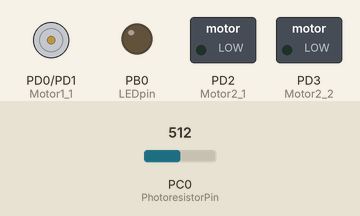
Recording of a program running on a simulated ATmega8, built with avr-gcc and emulated at 14.7456 MHz. On the bench: motor-driver pin pairs drawn as motors (green arrow = first pin HIGH = forward, orange = second pin HIGH = backward, longer = more drive, scaled by the enable pin), switched loads named in the program (green lamp = pin HIGH), output pins drawn as LEDs (lit = HIGH). Inputs (shaded band) come from the test bench; at power-on: PC0 (PhotoresistorPin) = 512.

Above: at 1.2 s.
1.3 s: PC0 (PhotoresistorPin) set to 11
2.8 s: PC0 (PhotoresistorPin) set to 8
At 7.7 s:
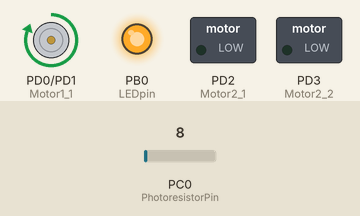
At 9.1 s:
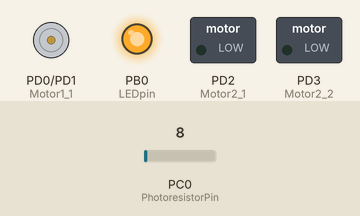
Timing chart, 0 to 14.8 s (numbered marks = the images above; inputs shaded):
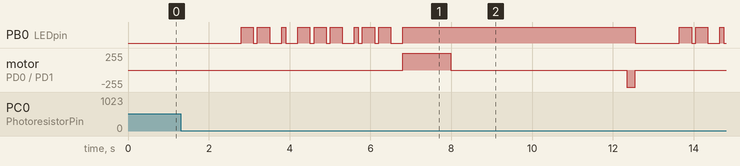

The program:

main.c
```c
#include <avr/io.h>
#include <util/delay.h>

#define LEDpin PB0
#define PhotoresistorPin PC0
#define Motor1_1 PD0
#define Motor1_2 PD1
#define Motor2_1 PD2
#define Motor2_2 PD3
#define PWMpin PB3

#define DOT 100
#define LINE 300
#define PAUSE_SYMBOL 100
#define PAUSE_LETTER 300

void ADC_Init() {
    // Set ADC reference to AVCC
    ADMUX |= (1 << REFS0);
    ADCSRA |= (1 << ADEN) | (1 << ADPS2) | (1 << ADPS1) | (1 << ADPS0);
}

void IO_Init() {
    // Set LED pin as output
    DDRB |= (1 << LEDpin);
    //Set motors' pin as output
    DDRD |= (1 << Motor1_1)
    		| (1 << Motor1_2)
			| (1 << Motor2_1)
			| (1 << Motor2_2);
    //Set motors' speed as output
	DDRB |= (1 << PWMpin);
    // Set photoresistor pin as input
    DDRC &= ~(1 << PhotoresistorPin);
}

void PWM_Init(){
	// Set Timer/Counter2 Fast PWM mode, non-inverting mode
	TCCR2 |= (1 << WGM20) | (1 << WGM21) | (1 << COM21) | (1 << CS22);
}

uint16_t ADC_Read(uint8_t channel) {
    // Select ADC channel
    ADMUX = (ADMUX & 0xF0) | (channel & 0x0F);
    // Start single conversion
    ADCSRA |= (1 << ADSC);
    while (ADCSRA & (1 << ADSC));
    return ADC;
}

void lightLEDbutMEOW(){
	//M letter
	PORTB |= (1 << LEDpin);
	_delay_ms(LINE);
    PORTB &= ~(1 << LEDpin);
    _delay_ms(PAUSE_SYMBOL);
    PORTB |= (1 << LEDpin);
    _delay_ms(LINE);
    PORTB &= ~(1 << LEDpin);
    _delay_ms(PAUSE_LETTER);

    //E letter
    PORTB |= (1 << LEDpin);
    _delay_ms(DOT);
    PORTB &= ~(1 << LEDpin);
    _delay_ms(PAUSE_LETTER);

    //O letter
    PORTB |= (1 << LEDpin);
    _delay_ms(LINE);
    PORTB &= ~(1 << LEDpin);
    _delay_ms(PAUSE_SYMBOL);
    PORTB |= (1 << LEDpin);
    _delay_ms(LINE);
    PORTB &= ~(1 << LEDpin);
    _delay_ms(PAUSE_SYMBOL);
    PORTB |= (1 << LEDpin);
    _delay_ms(LINE);
    PORTB &= ~(1 << LEDpin);
    _delay_ms(PAUSE_LETTER);

    //W letter
    PORTB |= (1 << LEDpin);
    _delay_ms(DOT);
    PORTB &= ~(1 << LEDpin);
    _delay_ms(PAUSE_SYMBOL);
    PORTB |= (1 << LEDpin);
    _delay_ms(LINE);
    PORTB &= ~(1 << LEDpin);
    _delay_ms(PAUSE_SYMBOL);
    PORTB |= (1 << LEDpin);
    _delay_ms(LINE);
    PORTB &= ~(1 << LEDpin);
    _delay_ms(PAUSE_LETTER);

}

void takeCoin(){
	//Change speed of motors
	OCR2 = 255;

	//Light LED
	lightLEDbutMEOW();

	PORTB |= (1 << LEDpin);

	//Activate first motor forward
	PORTD |= (1 << Motor1_1);
	PORTD &= ~(1 << Motor1_2);
	_delay_ms(1180);
	PORTD &= ~(1 << Motor1_1);

	_delay_ms(1500);

	//Activate second motor
	PORTD |= (1 << Motor2_2);
	PORTD &= ~(1 << Motor2_2);
	_delay_ms(865);
	PORTD &= ~(1 << Motor2_2);

	_delay_ms(2000);

	//Activate first motor backward
	PORTD |= (1 << Motor1_2);
	PORTD &= ~(1 << Motor1_1);
	_delay_ms(200);
	PORTD &= ~(1 << Motor1_2);

	//Turn LED off
    PORTB &= ~(1 << LEDpin);

    OCR2 = 0;

    _delay_ms(1000);
}

int main() {

    // Initialize ADC and I/O
    ADC_Init();
    IO_Init();
    PWM_Init();

    uint16_t value;

    while (1) {
        // Read value from photoresistor
        value = ADC_Read(PhotoresistorPin);
        if(value < 10) takeCoin();

        _delay_ms(100);
    }

    return 0;
}
```

Measured:
- the behaviour switches between 10 and 9 on PC0 (PhotoresistorPin) (found by bisection; images 0 and 1)
- after the input at 1.3 s, every drawn part: stays the same
- after the input at 2.8 s, PB0 (LEDpin): LOW → HIGH at once, → LOW 0.30 s later, → HIGH 0.10 s later, → LOW 0.30 s later, … (26 changes in this stretch); motor on PD0 (Motor1_1) / PD1 (Motor1_2): stopped → forward 255/255 after 4.0 s, → stopped 1.2 s later, → backward 255/255 4.4 s later, → stopped 0.20 s later
